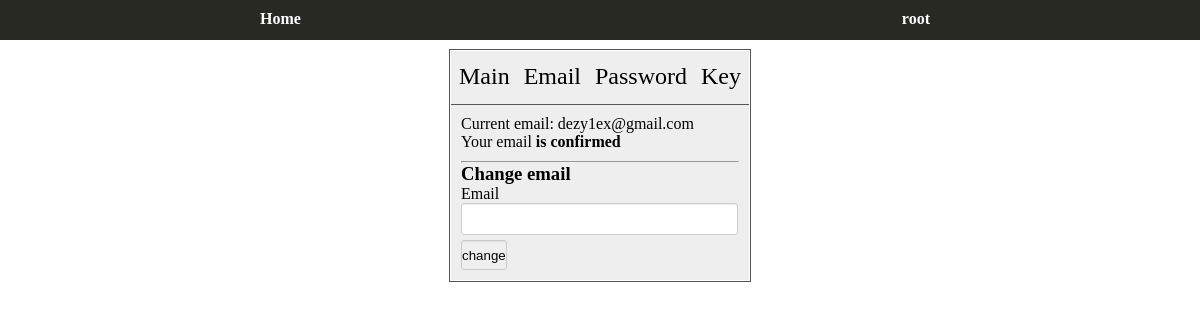
The page /settings/email (signed in) on the database as committed earlier.
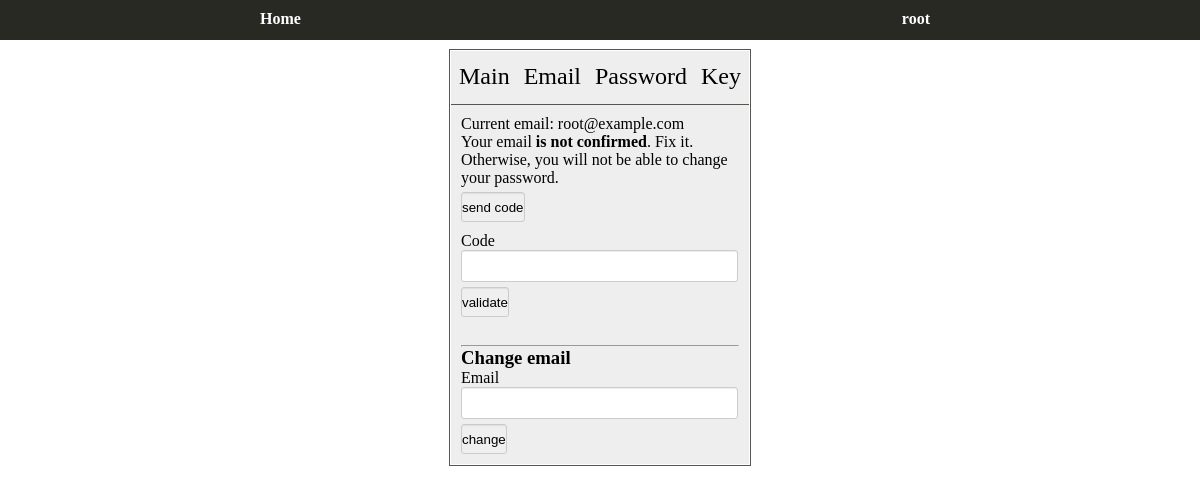
The same page on the database as committed later.
### app/models.py (models this page shows, shortened)
class User(db.Model, UserMixin):
    id = db.Column(db.Integer, primary_key=True)
    email = db.Column(db.String(120), unique=True, index=True)
    username = db.Column(db.String(64), unique=True, index=True)
    password_hash = db.Column(db.String(128))
    key_hash = db.Column(db.String(128))
    is_validated = db.Column(db.Boolean, default=False, index=True)
    validate_code = db.Column(db.Integer, index=True)
    time_to_validate = db.Column(db.DateTime())
    account = db.relationship("Account", backref="master", lazy="dynamic")

### app/views.py (the view, shortened to what this page needs)
@app.route("/settings/email", methods=["GET", "POST"])
@login_required
def settings_email():
    form = SettingsEmailForm()
    return render_template("settings/email.html", form=form)

### app/forms.py
class SettingsEmailForm(FlaskForm):
    email = StringField("Email")
    code = StringField("Code")
    submit = SubmitField("Submit")

### app/models.py (called while the page is built)
@login.user_loader
def load_user(id):
    return User.query.get(int(id))

### app/templates/settings/email.html (shortened to what this page needs)
{% extends "settings/base.html" %}
{% block settings %}
    <div class="settings">
        Current email: {{ current_user.email }} <br>
        {% if not current_user.is_validated %}
            <div class="validate_email">
                Your email <strong>is not confirmed</strong>. Fix it. Otherwise, you will not be able to change your password.
                <form action="" method="POST">
                    <p>
                        <div class="submit">
                            {{ form.submit(value="send code") }}
                        </div>
                    </p>
                    <p>
                        <div class="code">
                            {{ form.code.label }} <br>
                            {{ form.code() }}
                            <div class="submit">
                                {{ form.submit(value="validate" )}}
                            </div>
                            <br>
                        </div>
                    </p>
                </form>
            </div>
        {% else %}
            <p>
                Your email <strong>is confirmed</strong>
            </p>
        {% endif %}
        <div class="change_email">
            <hr>
            <form method="POST">
                <h3>Change email</h3>
                {{ form.email.label }} <br>
                {{ form.email() }}
                <div class="submit">
                    {{ form.submit(value="change")}}
                </div>
            </form>
        </div>
    </div>
{% endblock %}

### app/templates/base.html (shortened to what this page needs)
<!DOCTYPE html>
<html>
<head>
    <link rel="stylesheet" href="{{ url_for("static", filename="css/base.css") }}">
    {% block css %}
    {% endblock %}
</head>
<body>
    <header>
        <div class="head_wrapper">
            <nav>
                <div class="left_nav">
                    <a href="{{ url_for("index") }}">Home</a>
                </div>
                <div class="right_nav">
                    {% if not current_user.is_anonymous %}
                        <ul class="topmenu">
                            <li>
                                <a href="">{{ current_user.username }}</a>
                            </li>
                        </ul>
                    {% else %}
                        <a href="{{ url_for("login") }}">Sign in</a>
                        <a href="{{ url_for("reg") }}">Sign up</a>
                    {% endif %}
                </div>
            </nav>
        </div>
    </header>
    <div class="wrapper_content">
        {% block content %}
        {% endblock %}
    </div>
</body>
</html>

Rows that differ between the two databases and show on the page:
changed User "root": email "dezy1ex@gmail.com" → "root@example.com"; is_validated True → False (drawn)
Other text that changed with them:
form field submit: (not shown) → "send code"
form field submit: (not shown) → "validate"
text no longer shown: "is confirmed"
text now shown: "is not confirmed . Fix it. Otherwise, you will not be able to change your password. Code"
